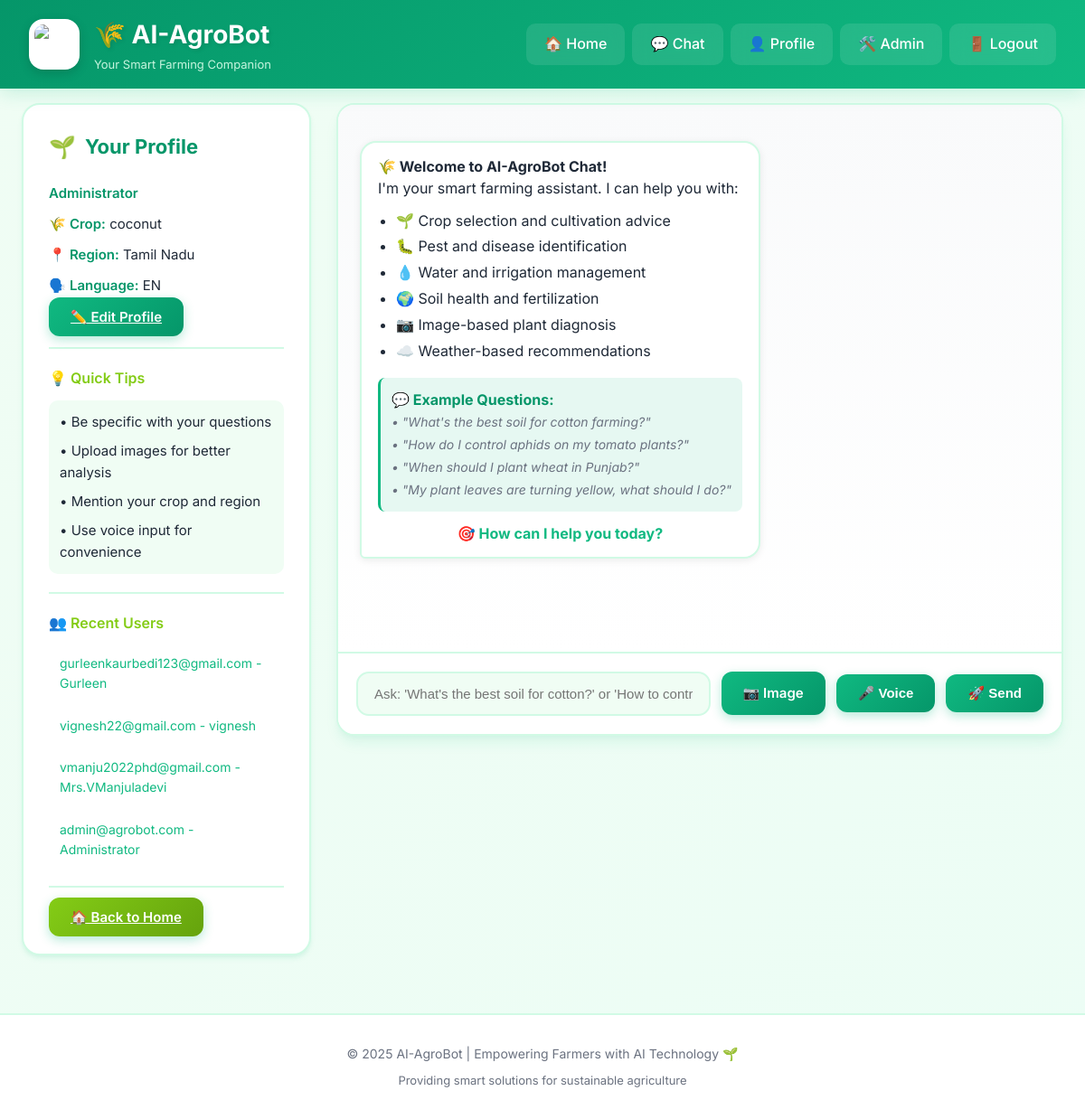
The page /chat (signed in) on the database its author committed.
### database.py (models this page shows)
class User(UserMixin, db.Model):
    __tablename__ = "users"
    id = db.Column(db.Integer, primary_key=True)
    email = db.Column(db.String(200), unique=True, nullable=False)
    password = db.Column(db.String(200), nullable=False)
    name = db.Column(db.String(100))
    role = db.Column(db.String(20), default="farmer")
    primary_crop = db.Column(db.String(100))
    region = db.Column(db.String(100))
    preferred_language = db.Column(db.String(20), default="en")

### app.py (the view)
@app.route('/chat')
def chat():
    recent_users = None
    if current_user.is_authenticated and current_user.role == 'admin':
        recent_users = User.query.order_by(User.id.desc()).limit(20).all()
    return render_template('chat.html', recent_users=recent_users)

### app.py (called while the page is built)
@login_manager.user_loader
def load_user(user_id):
    return db.session.get(User, int(user_id))

### templates/chat.html (shortened to what this page needs)
{% extends "base.html" %}
{% block content %}
<div class="container">
  <aside class="sidebar">
    <h3>Your Profile</h3>
    {% if current_user.is_authenticated %}
      <p><strong>{{ current_user.name or current_user.email }}</strong></p>
      <p>🌾 <strong>Crop:</strong> {{ current_user.primary_crop or "Not set" }}</p>
      <p>📍 <strong>Region:</strong> {{ current_user.region or "Not set" }}</p>
      <p>🗣️ <strong>Language:</strong> {{ current_user.preferred_language|upper or "EN" }}</p>
      <a class="btn" href="{{ url_for('profile') }}">✏️ Edit Profile</a>
    {% endif %}
    <hr>
    <h4 style="color: var(--secondary); font-size: 16px; margin-bottom: 12px; font-weight: 600;">💡 Quick Tips</h4>
    <div style="background: var(--bg); padding: 12px; border-radius: 10px; font-size: 13px; line-height: 1.6; color: var(--text-light);">
      <p style="margin: 0 0 8px 0;">• Be specific with your questions</p>
      <p style="margin: 0 0 8px 0;">• Upload images for better analysis</p>
      <p style="margin: 0 0 8px 0;">• Mention your crop and region</p>
      <p style="margin: 0;">• Use voice input for convenience</p>
    </div>
    {% if recent_users %}
      <hr>
      <h4>👥 Recent Users</h4>
      <ul class="user-list">
        {% for u in recent_users %}
          <li>
            <a href="{{ url_for('admin_view_user', user_id=u.id) }}">
              {{ u.email }} - {{ u.name or '—' }}
            </a>
          </li>
        {% endfor %}
      </ul>
    {% endif %}
    <hr>
    <a href="{{ url_for('home') }}" class="btn" style="width: 100%; background: linear-gradient(135deg, var(--secondary) 0%, #65a30d 100%);">
      🏠 Back to Home
    </a>
  </aside>
  <section class="chat-panel">
    <div id="messages" class="messages" aria-live="polite">
      <div class="message bot">
        <div class="bubble">
          <strong>🌾 Welcome to AI-AgroBot Chat!</strong><br>
          I'm your smart farming assistant. I can help you with:
          <ul style="margin: 10px 0 0 20px; line-height: 1.8;">
            <li>🌱 Crop selection and cultivation advice</li>
            <li>🐛 Pest and disease identification</li>
            <li>💧 Water and irrigation management</li>
            <li>🌍 Soil health and fertilization</li>
            <li>📷 Image-based plant diagnosis</li>
            <li>☁️ Weather-based recommendations</li>
          </ul>
          <div style="margin-top: 16px; padding: 12px; background: rgba(16, 185, 129, 0.1); border-radius: 8px; border-left: 3px solid var(--primary);">
            <strong style="color: var(--primary-dark);">💬 Example Questions:</strong><br>
            <em style="color: var(--text-light); font-size: 14px; line-height: 1.7;">
              • "What's the best soil for cotton farming?"<br>
              • "How do I control aphids on my tomato plants?"<br>
              • "When should I plant wheat in Punjab?"<br>
              • "My plant leaves are turning yellow, what should I do?"
            </em>
          </div>
          <div style="margin-top: 12px; text-align: center;">
            <strong style="color: var(--primary);">🎯 How can I help you today?</strong>
          </div>
        </div>
      </div>
    </div>
    <form id="chatForm" class="chat-form" onsubmit="return false;">
      <input
        id="msg"
        type="text"
        aria-label="Type your question"
        placeholder="Ask: 'What's the best soil for cotton?' or 'How to control aphids?'"
        autocomplete="off"
      >
      <label for="imageInput" class="btn" style="cursor: pointer; white-space: nowrap;" title="Upload Image for Analysis">
        📷 Image
      </label>
      <button id="voiceBtn" type="button" class="btn" title="Voice Input" style="white-space: nowrap;">
        🎤 Voice
      </button>
      <button id="sendBtn" type="button" class="btn" style="white-space: nowrap;">
        🚀 Send
      </button>
    </form>
  </section>
</div>
{% endblock %}

### templates/base.html (shortened to what this page needs)
<!doctype html>
<html lang="en">
<head>
  <link rel="stylesheet" href="{{ url_for('static', filename='style.css') }}">
</head>
<body>
  <header class="topbar">
    <div class="brand">
      <img src="{{ url_for('static', filename='bot.png') }}" class="logo" alt="AgroBot">
      <div>
        <h1>🌾 AI-AgroBot</h1>
        <small>Your Smart Farming Companion</small>
      </div>
    </div>
    <nav class="nav">
      <a href="{{ url_for('home') }}">🏠 Home</a>
      <a href="{{ url_for('chat') }}">💬 Chat</a>
      {% if current_user.is_authenticated %}
        <a href="{{ url_for('profile') }}">👤 Profile</a>
        {% if current_user.role == 'admin' %}
          <a href="{{ url_for('admin_dashboard') }}">🛠️ Admin</a>
        {% endif %}
        <a href="{{ url_for('logout') }}">🚪 Logout</a>
      {% else %}
        <a href="{{ url_for('login') }}">🔐 Login</a>
        <a href="{{ url_for('register') }}">✨ Register</a>
      {% endif %}
    </nav>
  </header>
  <main class="main">
    {% block content %}{% endblock %}
  </main>
  <footer class="footer">
    <p>© 2025 AI-AgroBot | Empowering Farmers with AI Technology 🌱</p>
    <p style="margin-top: 8px; font-size: 13px;">Providing smart solutions for sustainable agriculture</p>
  </footer>
</body>
</html>

### rows shown on the page
User: name "Administrator", primary_crop "coconut", region "Tamil Nadu", preferred_language "EN", email "admin@agrobot.com"
User: email "gurleenkaurbedi123@gmail.com", name "Gurleen"
User: email "vignesh22@gmail.com", name "vignesh"
User: email "vmanju2022phd@gmail.com", name "Mrs.VManjuladevi"
